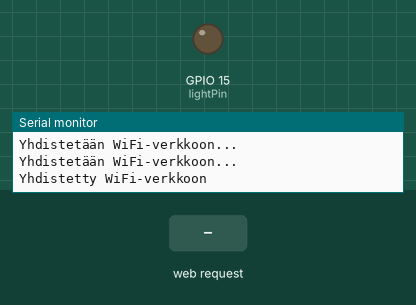
Bench run of a sketch on a simulated ESP32. Shown: output pins drawn as LEDs (lit = HIGH), the last lines printed to the serial monitor. The inputs (shaded band) are chosen by the test bench. WiFi joins after 1.5 s; servers stay silent unless stated.

Above: at 3.2 s.
3.3 s: HTTP request GET /sytyta received
At 4.3 s:
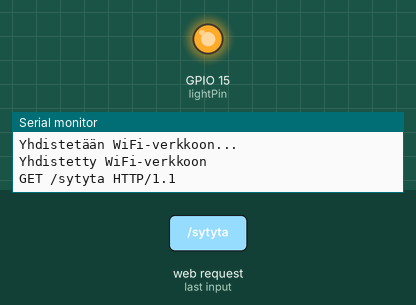
4.8 s: HTTP request GET /kirkkaus50 received
At 5.4 s:
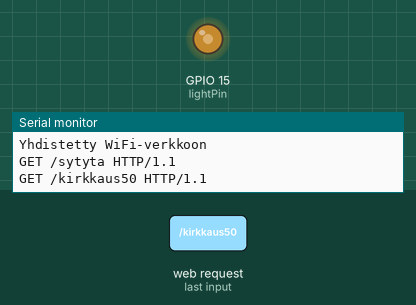
6.3 s: HTTP request GET /kirkkaus75 received
At 6.6 s:
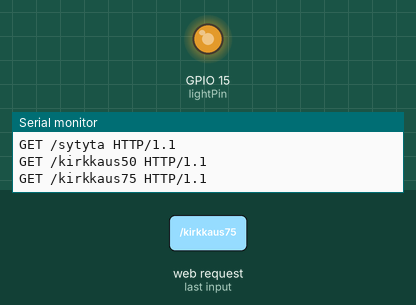
7.8 s: HTTP request GET /kirkkaus100 received
At 8.9 s:
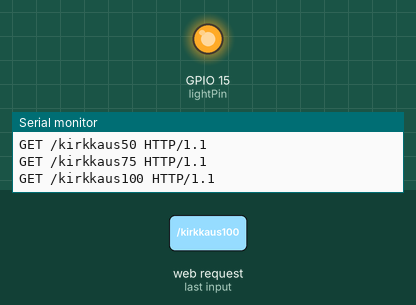
Timing chart, 0 to 10.3 s (numbered marks = the images above; inputs shaded):
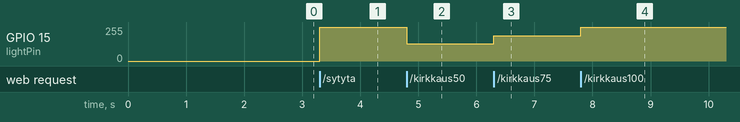

Measured:
- after the input at 3.3 s, GPIO 15 (lightPin): 0/255 → 255/255 at once
- after the input at 4.8 s, GPIO 15 (lightPin): 255/255 → 128/255 at once
- after the input at 6.3 s, GPIO 15 (lightPin): 128/255 → 191/255 at once
- after the input at 7.8 s, GPIO 15 (lightPin): 191/255 → 255/255 at once

The sketch:

valo.ino
```cpp
#include <WiFi.h>

const char *ssid = "";
const char *password = "";

const int lightPin = 15;

WiFiServer server(80);

int brightness = 255;
String lightStatus = "sammutettu";

void setup() {
  Serial.begin(115200);

  pinMode(lightPin, OUTPUT);

  ledcSetup(0, 5000, 8);
  ledcAttachPin(lightPin, 0);

  WiFi.begin(ssid, password);
  while (WiFi.status() != WL_CONNECTED) {
    delay(1000);
    Serial.println("Yhdistetään WiFi-verkkoon...");
  }
  Serial.println("Yhdistetty WiFi-verkkoon");

  server.begin();
}

void loop() {
  WiFiClient client = server.available();
  if (client) {

    String request = "";
    while (client.connected()) {
      if (client.available()) {
        char c = client.read();
        request += c;
        if (c == '\n') {
          break;
        }
      }
    }
    Serial.println(request);

    if (request.indexOf("/sytyta") != -1) {
      digitalWrite(lightPin, HIGH);
      ledcWrite(0, brightness);
      returnJson(client, "success");
    } else if (request.indexOf("/sammuta") != -1) {
      digitalWrite(lightPin, LOW);
      ledcWrite(0, 0);
      returnJson(client, "success");
    } else if (request.indexOf("/kirkkaus25") != -1) {
      brightness = 64; // 25% kirkkaus
      ledcWrite(0, brightness);
      returnJson(client, "success");
    } else if (request.indexOf("/kirkkaus50") != -1) {
      brightness = 128; // 50% kirkkaus
      ledcWrite(0, brightness);
      returnJson(client, "success");
    } else if (request.indexOf("/kirkkaus75") != -1) {
      brightness = 192; // 75% kirkkaus
      ledcWrite(0, brightness);
      returnJson(client, "success");
    } else if (request.indexOf("/kirkkaus100") != -1) {
      brightness = 255; // 100% kirkkaus
      ledcWrite(0, brightness);
      returnJson(client, "success");
    } else if (request.indexOf("/tila") != -1) {
      returnLightStatus(client);
    } else {
      returnJson(client, "error");
    }

    delay(1);
    client.stop();
  }
}

void returnJson(WiFiClient &client, const String &status) {
  client.println("HTTP/1.1 200 OK");
  client.println("Content-Type: application/json");
  client.println("Access-Control-Allow-Origin: *");
  client.println("Access-Control-Allow-Methods: GET, POST");
  client.println("");
  client.println("{\"status\":\"" + status + "\"}");
}

void returnLightStatus(WiFiClient &client) {
  int valo = ledcRead(0);
  if (valo < 1) {
    lightStatus = "sammutettu";
  } else {
    lightStatus = "päällä";
  }
  String response = "{\"status\":\"success\", \"valonTila\":\"" + String(lightStatus) + "\", \"kirkkaus\":\"" + String(brightness) + "\"}";
  client.println("HTTP/1.1 200 OK");
  client.println("Content-Type: application/json");
  client.println("Access-Control-Allow-Origin: *");
  client.println("Access-Control-Allow-Methods: GET, POST");
  client.println("");
  client.println(response);
}
```
